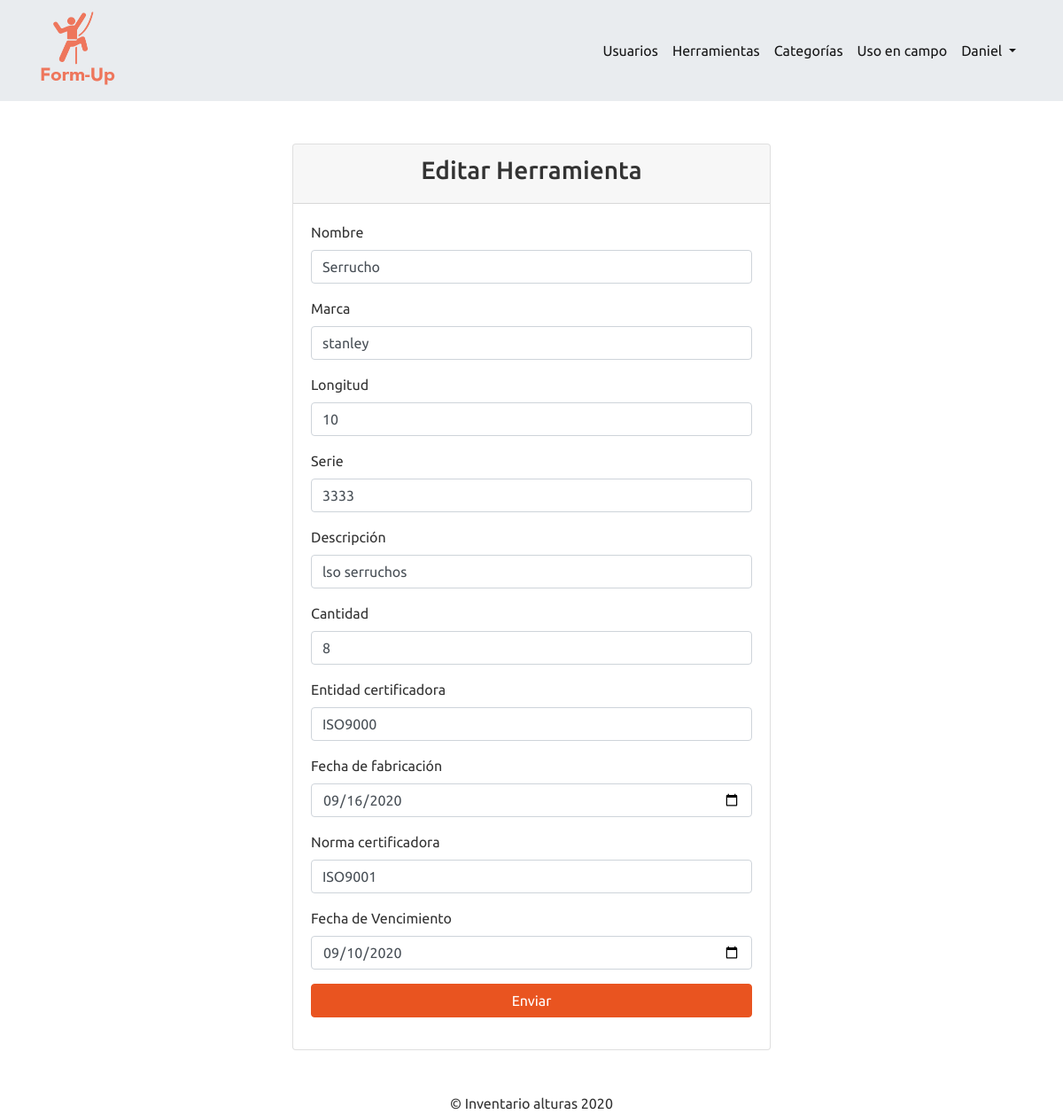
Screenshot of /index.php?controller=tools&action=edit&id=2 (signed in) with the database file from the repository.
### tables this page shows
CREATE TABLE `herramientas` (
  `id` int(11) NOT NULL,
  `nombre` varchar(200) NOT NULL,
  `marca` varchar(200) NOT NULL,
  `longitud` int(11) NOT NULL,
  `serie` int(11) NOT NULL,
  `descripcion` varchar(250) NOT NULL,
  `cantidad` int(11) NOT NULL,
  `foto` varchar(255) DEFAULT NULL,
  `entidad_cert` varchar(255) DEFAULT NULL,
  `fecha_fbc` text DEFAULT NULL,
  `norma_cert` text DEFAULT NULL,
  `vencimiento` text DEFAULT NULL
);

### controllers/ToolsController.php (called while the page is built, shortened)
<?php
class ToolsController extends BaseController{
    public function edit()
    {
        require_once 'views/dashboard/tools/edit.php';
    }
}

### core/Connection.php (called while the page is built, shortened)
<?php
abstract class Connection
{
    public function __construct()
    {
        try
        {
            $this->dbConnection = new PDO(DB_DRIVER . ':host=' . DB_HOST . ';dbname=' . DB_NAME, DB_USER, DB_PASS);
        } catch (PDOException $ex) {
            echo $ex->getMessage();
            die();
        }
    }
}
?>

### models/Tool.php (called while the page is built, shortened)
<?php
 class Tool extends BaseModel
 {
    private $id;
    private $nombre;
    private $marca;
    private $longitud;
    private $serie;
    private $descripcion;
    private $cantidad;
    private $entidad_cert;
    private $fecha_fbc;
    private $norma_cert;
    private $vencimiento;
    public function __construct($id=null,$nombre=null,$marca=null,$longitud=null,$serie=null,$descripcion=null,$cantidad=null,$foto=null,$entidad_cert=null,$fecha_fbc=null,$norma_cert=null,$vencimiento=null)
    {
        $this->id=$id;
        $this->nombre=$nombre;
        $this->marca=$marca;
        $this->longitud=$longitud;
        $this->serie=$serie;
        $this->descripcion=$descripcion;
        $this->cantidad=$cantidad;
        $this->entidad_cert=$entidad_cert;
        $this->fecha_fbc=$fecha_fbc;
        $this->norma_cert=$norma_cert;
        $this->vencimiento=$vencimiento;
    }
    public function getId()
    {
        return $this->id;
    }
    public function getNombre()
    {
        return $this->nombre;
    }
    public function getMarca()
    {
        return $this->marca;
    }
    public function getLongitud()
    {
        return $this->longitud;
    }
    public function getSerie()
    {
        return $this->serie;
    }
    public function getDescripcion()
    {
        return $this->descripcion;
    }
    public function getCantidad()
    {
        return $this->cantidad;
    }
    public function getEntidad()
    {
        return $this->entidad_cert;
    }
    public function getFechaFab()
    {
        return $this->fecha_fbc;
    }
    public function getNorma()
    {
        return $this->norma_cert;
    }
    public function getVencimiento()
    {
        return $this->vencimiento;
    }
    public function find()
    {
        $sql = $this->dbConnection->prepare("SELECT*FROM herramientas WHERE id=:id");
        $id = $this->getId();
        $sql->bindParam(':id',$id);
        $sql->execute();
        if($row = $sql->fetch(PDO::FETCH_OBJ)){
            $herramienta_obj = new Tool($row->id,$row->nombre,$row->marca,$row->longitud,$row->serie,$row->descripcion,$row->cantidad,$row->foto,$row->entidad_cert,$row->fecha_fbc,$row->norma_cert,$row->vencimiento);
        }else{
            $herramienta_obj = null;
        }
        return $herramienta_obj;
    }
 }

### views/dashboard/tools/edit.php (the view)
<?php
    $id= isset($_GET['id'])? $_GET['id'] : "";
    $herramienta_obj = new Tool($id);
    $all_herramientas = $herramienta_obj->find();
?>
<?php include_once 'views/layouts/header.php' ?>
<?php include_once 'views/layouts/navbar.php' ?>
<div class="container my-5">
        <div class="row">
            <div class="col-6 mx-auto">
                <div class="card">
                    <div class="card-header">
                        <h3 class="text-center">Editar Herramienta</h3>
                    </div>
                    <div class="card-body">
                        <form action="index.php?controller=tools&action=update" method="POST">
                            <div class="form-group">
                                <label for="">Nombre</label>
                                <input value="<?php echo $all_herramientas->getNombre()?>" type="text" name="nombre" id="nombre" class="form-control">
                            </div>
                            <div class="form-group">
                                <label for="">Marca</label>
                                <input value="<?php echo $all_herramientas->getMarca()?>"type="text" name="marca" id="marca" class="form-control">
                            </div>
                            <div class="form-group">
                                <label for="">Longitud</label>
                                <input value="<?php echo $all_herramientas->getLongitud()?>"type="text" name="longitud" id="longitud" class="form-control">
                            </div>
                            <div class="form-group">
                                <label for="">Serie</label>
                                <input value="<?php echo $all_herramientas->getSerie()?>"type="text" name="serie" id="serie" class="form-control">
                            </div>
                            <div class="form-group">
                                <label for="">Descripción</label>
                                <input value="<?php echo $all_herramientas->getDescripcion()?>" name="descripcion" id="descripcion" class="form-control"></input>
                            </div>
                            <div class="form-group">
                                <label for="">Cantidad</label>
                                <input value="<?php echo $all_herramientas->getCantidad()?>" type="text" name="cantidad" id="cantidad" class="form-control">
                            </div>
                            <div class="form-group">
                                <label for="">Entidad certificadora</label>
                                <input value="<?php echo $all_herramientas->getEntidad()?>" type="text" name="entidad_cert" id="entidad_cert" class="form-control">
                            </div>
                            <div class="form-group">
                                <label for="">Fecha de fabricación</label>
                                <input value="<?php echo $all_herramientas->getFechaFab()?>" type="date" name="fecha_fbc" id="fecha_fbc" class="form-control">
                            </div>
                            <div class="form-group">
                                <label for="">Norma certificadora</label>
                                <input value="<?php echo $all_herramientas->getNorma()?>" type="text" name="norma_cert" id="norma_cert" class="form-control">
                            </div>
                            <div class="form-group">
                                <label for="">Fecha de Vencimiento</label>
                                <input value="<?php echo $all_herramientas->getVencimiento()?>" type="date" name="vencimiento" id="vencimiento" class="form-control">
                            </div>
                            <div class="form-group">
                                <button class="btn btn-primary btn-block">Enviar</button>
                            </div>
                        </form>
                    </div>
                </div>
            </div>
        </div>
    </div>
<?php include_once 'views/layouts/footer.php' ?>

### rows the page displays
herramientas: nombre "Serrucho", marca "stanley", longitud "10", serie "3333", descripcion "lso serruchos", cantidad "8", entidad_cert "ISO9000", fecha_fbc "09/16/2020", norma_cert "ISO9001", vencimiento "09/10/2020"

### other values shown
$_SESSION['username'] "Daniel"
